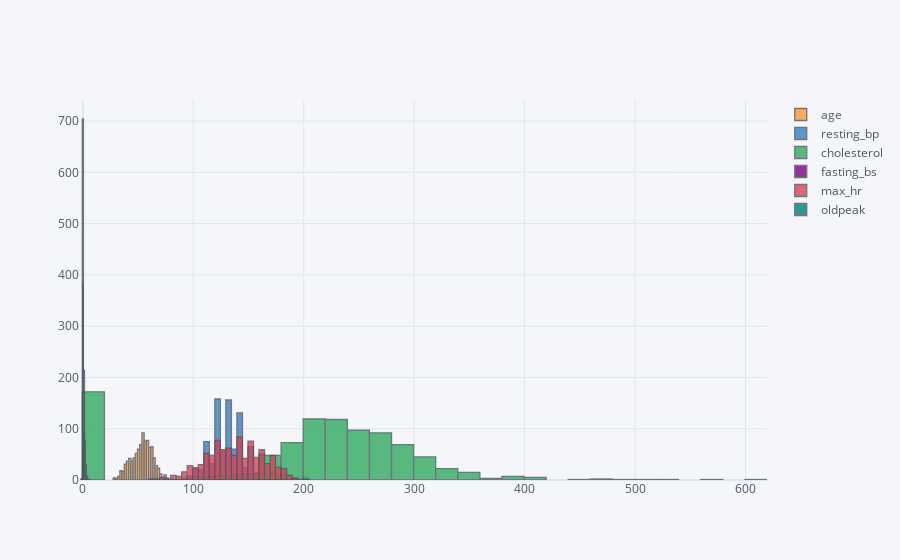

This figure's notebook cell:
### Code cell
df[numerical].iplot(kind='hist');

### Figure 1 — Plotly figure (JSON) as saved in the notebook; plotly's stock layout.template omitted (floating-point values rounded to 4 significant figures; data arrays with more than 128 entries replaced by an {"elided": "..."} marker saying what was removed)
{"data": [{"histfunc": "count", "histnorm": "", "marker": {"color": "rgba(255, 153, 51, 1.0)", "line": {"color": "#4D5663", "width": 1.3}}, "name": "age", "opacity": 0.8, "orientation": "v", "type": "histogram", "x": {"elided": "918 int values"}}, {"histfunc": "count", "histnorm": "", "marker": {"color": "rgba(55, 128, 191, 1.0)", "line": {"color": "#4D5663", "width": 1.3}}, "name": "resting_bp", "opacity": 0.8, "orientation": "v", "type": "histogram", "x": {"elided": "918 int values"}}, {"histfunc": "count", "histnorm": "", "marker": {"color": "rgba(50, 171, 96, 1.0)", "line": {"color": "#4D5663", "width": 1.3}}, "name": "cholesterol", "opacity": 0.8, "orientation": "v", "type": "histogram", "x": {"elided": "918 int values"}}, {"histfunc": "count", "histnorm": "", "marker": {"color": "rgba(128, 0, 128, 1.0)", "line": {"color": "#4D5663", "width": 1.3}}, "name": "fasting_bs", "opacity": 0.8, "orientation": "v", "type": "histogram", "x": {"elided": "918 int values"}}, {"histfunc": "count", "histnorm": "", "marker": {"color": "rgba(219, 64, 82, 1.0)", "line": {"color": "#4D5663", "width": 1.3}}, "name": "max_hr", "opacity": 0.8, "orientation": "v", "type": "histogram", "x": {"elided": "918 int values"}}, {"histfunc": "count", "histnorm": "", "marker": {"color": "rgba(0, 128, 128, 1.0)", "line": {"color": "#4D5663", "width": 1.3}}, "name": "oldpeak", "opacity": 0.8, "orientation": "v", "type": "histogram", "x": {"elided": "918 float values"}}], "layout": {"barmode": "overlay", "legend": {"bgcolor": "#F5F6F9", "font": {"color": "#4D5663"}}, "paper_bgcolor": "#F5F6F9", "plot_bgcolor": "#F5F6F9", "title": {"font": {"color": "#4D5663"}}, "xaxis": {"gridcolor": "#E1E5ED", "showgrid": true, "tickfont": {"color": "#4D5663"}, "title": {"font": {"color": "#4D5663"}, "text": ""}, "zerolinecolor": "#E1E5ED"}, "yaxis": {"gridcolor": "#E1E5ED", "showgrid": true, "tickfont": {"color": "#4D5663"}, "title": {"font": {"color": "#4D5663"}, "text": ""}, "zerolinecolor": "#E1E5ED"}}}
